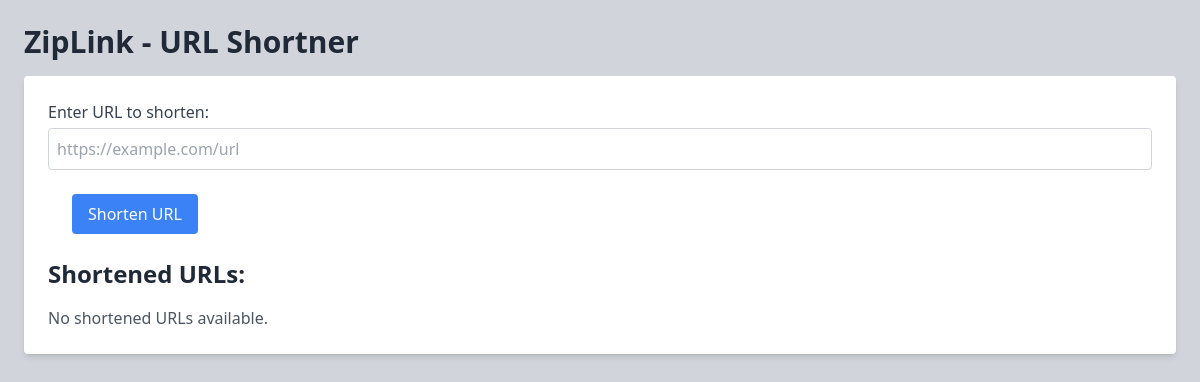
Before: / with the older database file.
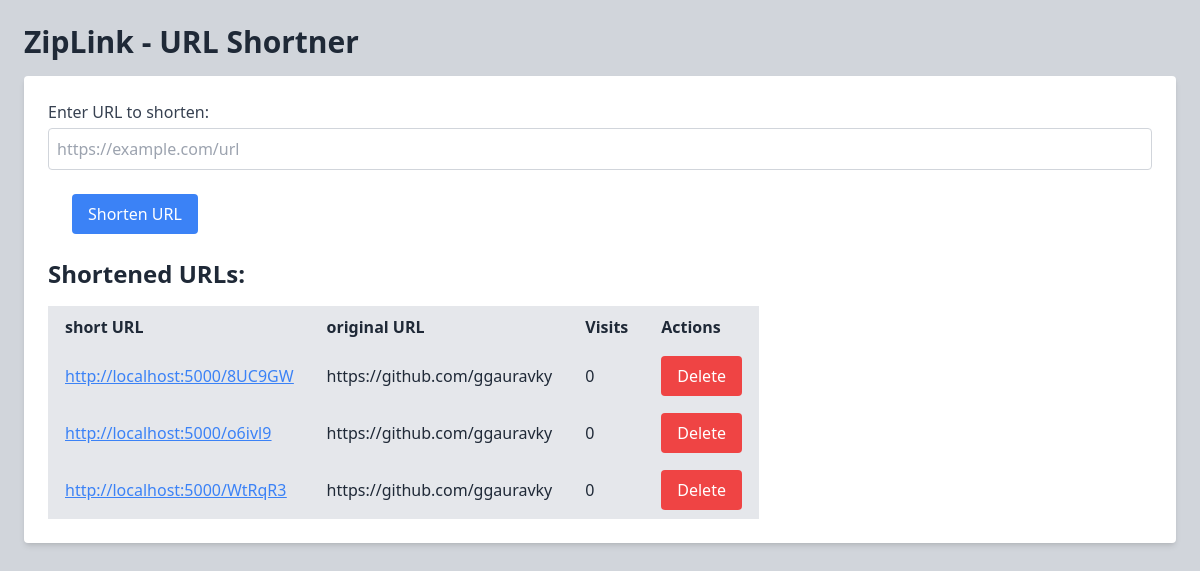
After: the same page with the newer database file.
### tables this page shows
CREATE TABLE urls (
                id INTEGER PRIMARY KEY AUTOINCREMENT,
                original_url TEXT NOT NULL,
                short_code TEXT UNIQUE NOT NULL,
                visit_count INTEGER DEFAULT 0
            );

### app.py (the view)
@app.route('/',methods=['GET',"POST"])
def index():
    if request.method=="POST":
        original_url=request.form['url']
        short_code=generate_short_code()
        insert_url(original_url,short_code)
        return redirect("/")
    all_urls=get_all_urls()
    return render_template("index.html",all_urls=all_urls)

### model.py (called while the page is built)
def get_all_urls():
    with sqlite3.connect(DB_NAME) as conn:
        cur=conn.execute('''
            SELECT original_url, short_code, visit_count FROM urls ORDER by visit_count DESC
        ''')
        return cur.fetchall()

### templates/index.html (shortened to what this page needs)
<!DOCTYPE html>
<html lang="en">
<head>
    <script src="https://cdn.tailwindcss.com"></script>
</head>
<body class="bg-gray-300 text-gray-800 font-sans p-6">
    <div class="main">
        <h1 class="text-3xl font-bold mb-4">ZipLink - URL Shortner</h1>
        <form method="post" class="bg-white shadow-md rounded p-6 mb-6 space-y-4">
            <label class="block">
                <span class="text-gray-700">Enter URL to shorten:</span>
                <input
                    type="text"
                    name="url"
                    placeholder="https://example.com/url"
                    class="mt-1 block w-full border border-gray-300 rounded p-2 focus:outline-none focus:ring-2 focus:ring-blue-500"
                    required
            </label>
            <button
                    type="submit"
                    class="p- m-6 bg-blue-500 text-white px-4 py-2 rounded hover:bg-blue-600 transition-colors duration-200 "
                >Shorten URL</button>
        </form>
        <h2 class="text-2xl font-semibold mb-4">Shortened URLs:</h2>
        {% if all_urls %}
        <div>
            <table class="bg-gray-200">
                <thead class="bg-gray-200"
                <tr>
                    <th class="border px-4 py-2 text-left">short URL</th>
                    <th class="border px-4 py-2 text-left">original URL</th>
                    <th class="border px-4 py-2 text-left">Visits</th>
                    <th class="border px-4 py-2 text-left">Actions</th>
                </thead>
                <tbody>
                    {% for url in all_urls %}
                    <tr class="hover:bg-gray-100">
                        <td class="border px-4 py-2 text-blue-600 underline">
                            <a href="/{{url[1]}}" target="_blank" class="text-blue-500 hover:underline">
                                http://localhost:5000/{{url[1]}}
                            </a>
                        </td>
                        <td class="border px-4 py-2">{{url[0]}}</td>
                        <td class="border px-4 py-2">{{url[2]}}</td>
                        <td class="border px-4 py-2">
                            <form
                            action="/delete/{{url[1]}}"
                            method="post"
                            onsubmit="return confirm('Delete this URL?');"
                            >
                            <button type="submit" class="bg-red-500 text-white px-4 py-2 rounded hover:bg-red-600 transition-colors duration-200"
                                >Delete</button>
                            </form>
                        </td>
                    </tr>
                    {% endfor %}
                </tbody>
            </table>
        </div>
        {% else %}
        <p class="text-gray-600">No shortened URLs available.</p>
        {% endif %}
    </div>
</body>
</html>

Changed rows visible on the page:
added urls: short_code "8UC9GW", original_url "https://github.com/ggauravky", visit_count "0"
added urls: short_code "o6ivl9", original_url "https://github.com/ggauravky", visit_count "0"
added urls: short_code "WtRqR3", original_url "https://github.com/ggauravky", visit_count "0"
Other visible differences:
text no longer shown: "No shortened URLs available."
text now shown: "short URL original URL Visits Actions"
